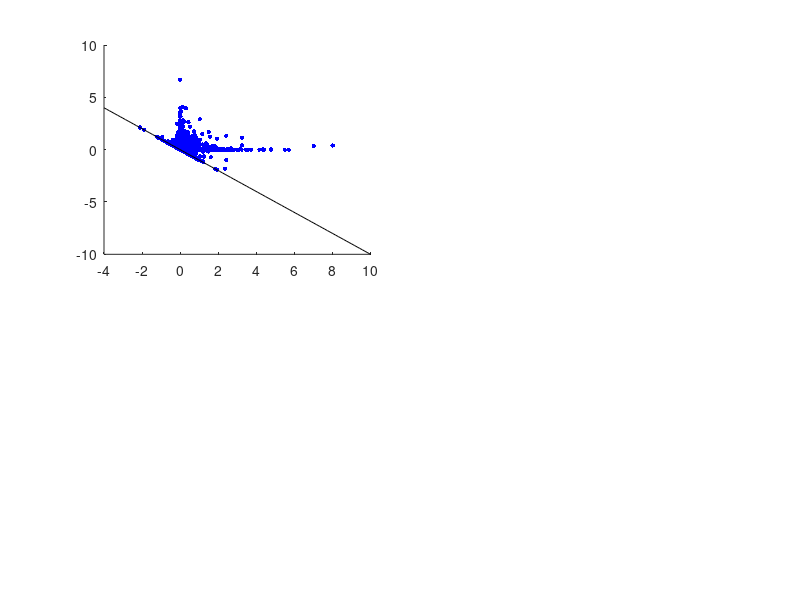

The MATLAB source for this figure: (Note: this script raises an error after producing the figure.)
Nsamples = 10000;
B = [1,0;0,-1]; % Dale's law matrix

gamma = true;
if gamma == true
    pd = makedist('Gamma','a',0.1,'b',1); 
end

%% Eigenvalues of positive matrices and Dale's law.
rand_eig         = nan(Nsamples,2);
rand_eig_real    = [];
dale_rand_eig    = nan(Nsamples,2);
dale_rand_eig_r  = [];

for iter = 1:Nsamples
    if gamma == true
        A = pd.random(2,2);
    else
        A = rand(2,2);
    end
    
    rand_eig(iter,:) = eig(A);          % uniformly distributed random numbers in (0,1)
    dale_rand_eig(iter,:) = eig(A*B);   % Dales law applied.
    
    rand_eig_real(iter) = isreal(rand_eig(iter,:));
    dale_rand_eig_r(iter)  = isreal(dale_rand_eig(iter,:));
end

figure('Position', [1 41 1920 962]);
subplot(2,2,1); hold on;
scatter(rand_eig(logical(rand_eig_real),1),rand_eig(logical(rand_eig_real),2),10, 'b','filled');
scatter(real(rand_eig(logical(~rand_eig_real),1)),real(rand_eig(logical(~rand_eig_real),2)),10, 'r','filled');
axisminmax = xlim;
plot(linspace(axisminmax(1),axisminmax(2),100),-linspace(axisminmax(1),axisminmax(2),100),'k')
hline(0);vline(0);
xlabel('eig1')
ylabel('eig2')
legend('real', 'complex','y=-x')
if gamma == false
    title('Eigenvalues of random positive matrix U(0,1)')
else
    title('Eigenvalues of random positive matrix Gamma(0.1,1)')
end

subplot(2,2,2); hold on;
scatter(dale_rand_eig(logical(dale_rand_eig_r),1),dale_rand_eig(logical(dale_rand_eig_r),2),10, 'b','filled');
scatter(real(dale_rand_eig(logical(~dale_rand_eig_r),1)),real(dale_rand_eig(logical(~dale_rand_eig_r),2)),10, 'r','filled');
axisminmax = xlim;
plot(linspace(axisminmax(1),axisminmax(2),100),linspace(axisminmax(1),axisminmax(2),100),'k')
hline(0);vline(0);
xlabel('eig1')
ylabel('eig2')
legend('real', 'complex','y=x')
title('+ Dales law  ')

multiplier = 10;
for iter = 1:Nsamples
    if gamma == true
        A = pd.random(2,2);
    else
        A = rand(2,2);
    end
    
    rand_eig(iter,:) = eig(multiplier*A);          % uniformly distributed random numbers in (0,1)
    dale_rand_eig(iter,:) = eig(multiplier*A*B);   % Dales law applied.
    
    rand_eig_real(iter) = isreal(rand_eig(iter,:));
    dale_rand_eig_r(iter)  = isreal(dale_rand_eig(iter,:));
end

subplot(2,2,3); hold on;
scatter(rand_eig(logical(rand_eig_real),1),rand_eig(logical(rand_eig_real),2),10, 'b','filled');
scatter(real(rand_eig(logical(~rand_eig_real),1)),real(rand_eig(logical(~rand_eig_real),2)),10, 'r','filled');
axisminmax = xlim;
plot(linspace(axisminmax(1),axisminmax(2),100),-linspace(axisminmax(1),axisminmax(2),100),'k')
hline(0);vline(0);
xlabel('eig1')
ylabel('eig2')
legend('real', 'complex','y=-x')
if gamma == false
    title('Eigenvalues of random positive matrix U(0,10)')
else
    title('Eigenvalues of random positive matrix 10*Gamma(0.1,1)')
end

subplot(2,2,4); hold on;
scatter(dale_rand_eig(logical(dale_rand_eig_r),1),dale_rand_eig(logical(dale_rand_eig_r),2),10, 'b','filled');
scatter(real(dale_rand_eig(logical(~dale_rand_eig_r),1)),real(dale_rand_eig(logical(~dale_rand_eig_r),2)),10, 'r','filled');
axisminmax = xlim;
plot(linspace(axisminmax(1),axisminmax(2),100),linspace(axisminmax(1),axisminmax(2),100),'k')
hline(0);vline(0);
xlabel('eig1')
ylabel('eig2')
legend('real', 'complex','y=x')
title(' + Dales law')

if gamma == true
    savefig(gcf,'D:\proj\det_rnn\notes\twoneurons\positiveMatrix_gamma.fig')
    saveas(gcf,'D:\proj\det_rnn\notes\twoneurons\positiveMatrix_gamma.png')
else
    savefig(gcf,'D:\proj\det_rnn\notes\twoneurons\positiveMatrix.fig')
    saveas(gcf,'D:\proj\det_rnn\notes\twoneurons\positiveMatrix.png')
end

close(gcf)

%% Modifying self-connections
Nsamples = 10000;
rand_eig         = nan(Nsamples,2);
rand_eig_real    = [];
dale_rand_eig    = nan(Nsamples,2);
dale_rand_eig_r  = [];
alphas = [];
cmap = autumn(100);

multiplier = 1; % random matrix amplitude
for iter = 1:Nsamples
    alpha = rand();
    alphas(iter) = alpha; 
    
    if gamma == true
        A = pd.random(2,2);
    else
        A = rand(2,2);
    end    
    rand_eig(iter,:) = eig((1-alpha)*eye(2,2) + alpha*multiplier*A);          % uniformly distributed random numbers in (0,1)
    dale_rand_eig(iter,:) = eig((1-alpha)*eye(2,2) + alpha*multiplier*A*B);   % Dales law applied.
    
    rand_eig_real(iter) = isreal(rand_eig(iter,:));
    dale_rand_eig_r(iter)  = isreal(dale_rand_eig(iter,:));
end

figure('Position', [1 41 1920 962]);

subplot(2,2,1); hold on;
scatter(rand_eig(logical(rand_eig_real),1),rand_eig(logical(rand_eig_real),2),...
    10,alphas(logical(rand_eig_real)),'x');
scatter(real(rand_eig(logical(~rand_eig_real),1)),real(rand_eig(logical(~rand_eig_real),2)),...
    10, alphas(logical(~rand_eig_real)),'o');
axisminmax = xlim;
plot(linspace(axisminmax(1),axisminmax(2),100),-linspace(axisminmax(1),axisminmax(2),100),'k')
c = colorbar; c.Label.String = 'alpha';
hline(0);vline(0);
xlabel('eig1')
ylabel('eig2')
legend('real', 'complex','y=-x')

if gamma == false
    title('Eigenvalues of random positive matrix U(0,1) with decay (1-\alpha)I')
else
    title('Eigenvalues of random positive matrix Gamma(0.1,1) with decay (1-\alpha)I')
end

subplot(2,2,2); hold on;
scatter(dale_rand_eig(logical(dale_rand_eig_r),1),dale_rand_eig(logical(dale_rand_eig_r),2),...
    10, alphas(logical(dale_rand_eig_r)),'x');
scatter(real(dale_rand_eig(logical(~dale_rand_eig_r),1)),real(dale_rand_eig(logical(~dale_rand_eig_r),2)),...
    10, alphas(logical(~dale_rand_eig_r)),'o');
axisminmax = xlim;
plot(linspace(axisminmax(1),axisminmax(2),100),linspace(axisminmax(1),axisminmax(2),100),'k')
c = colorbar; c.Label.String = 'alpha';
hline(0);vline(0);
xlabel('eig1')
ylabel('eig2')
l = legend('real', 'complex','y=x'); l.Location = 'northwest';
title('+ Dales law')

multiplier = 10; % random matrix amplitude
for iter = 1:Nsamples
    alpha = rand();
    alphas(iter) = alpha; 
    
    if gamma == true
        A = pd.random(2,2);
    else
        A = rand(2,2);
    end
    rand_eig(iter,:) = eig((1-alpha)*eye(2,2) + alpha*multiplier*A);          % uniformly distributed random numbers in (0,1)
    dale_rand_eig(iter,:) = eig((1-alpha)*eye(2,2) + alpha*multiplier*A*B);   % Dales law applied.
    
    rand_eig_real(iter) = isreal(rand_eig(iter,:));
    dale_rand_eig_r(iter)  = isreal(dale_rand_eig(iter,:));
end
subplot(2,2,3); hold on;
scatter(rand_eig(logical(rand_eig_real),1),rand_eig(logical(rand_eig_real),2),...
    10,alphas(logical(rand_eig_real)),'x');
scatter(real(rand_eig(logical(~rand_eig_real),1)),real(rand_eig(logical(~rand_eig_real),2)),...
    10, alphas(logical(~rand_eig_real)),'o');
axisminmax = xlim;
plot(linspace(axisminmax(1),axisminmax(2),100),-linspace(axisminmax(1),axisminmax(2),100),'k')
c = colorbar; c.Label.String = 'alpha';
hline(0);vline(0);
xlabel('eig1')
ylabel('eig2')
legend('real', 'complex','y=-x')

if gamma == false
    title('Eigenvalues of random positive matrix U(0,10) with decay (1-\alpha)I')
else
    title('Eigenvalues of random positive matrix 10*Gamma(0.1,1) with decay (1-\alpha)I')
end

subplot(2,2,4); hold on;
scatter(dale_rand_eig(logical(dale_rand_eig_r),1),dale_rand_eig(logical(dale_rand_eig_r),2),...
    10, alphas(logical(dale_rand_eig_r)),'x');
scatter(real(dale_rand_eig(logical(~dale_rand_eig_r),1)),real(dale_rand_eig(logical(~dale_rand_eig_r),2)),...
    10, alphas(logical(~dale_rand_eig_r)),'o');
axisminmax = xlim;
plot(linspace(axisminmax(1),axisminmax(2),100),linspace(axisminmax(1),axisminmax(2),100),'k')
c = colorbar; c.Label.String = 'alpha';
hline(0);vline(0);
xlabel('eig1')
ylabel('eig2')
l = legend('real', 'complex','y=x'); l.Location = 'northwest';
title('+ Dales law')

if gamma == true
    savefig(gcf,'D:\proj\det_rnn\notes\twoneurons\positiveMatrix_wDecay_gamma.fig')
    saveas(gcf,'D:\proj\det_rnn\notes\twoneurons\positiveMatrix_wDecay_gamma.png')
else
    savefig(gcf,'D:\proj\det_rnn\notes\twoneurons\positiveMatrix_wDecay.fig')
    saveas(gcf,'D:\proj\det_rnn\notes\twoneurons\positiveMatrix_wDecay.png')
end

close(gcf)

%% Stability of the matrices

% simulationFigure();
    


